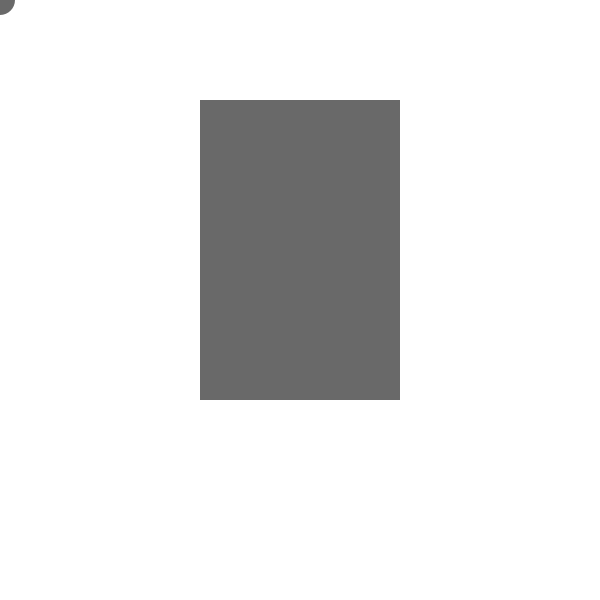
Frame 1 (no input)
Frame 60 (the mouse pressed at the canvas centre just before this capture): identical to frame 1, image omitted
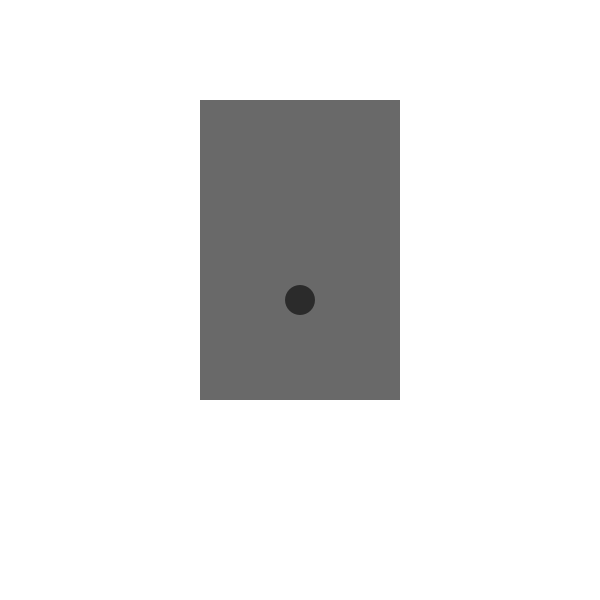
Frame 120 (the mouse held since frame 60 and released just before this capture)

The Processing sketch that drew these frames (run headless with seeded random() and noise(); from frame 60 on, the mouse is pressed at the canvas centre):

// Processing sketch: sketch_161118a
// ── sketch_161118a.pde
float ballX = 0;
float ballY = 0;
float ballD = 30;
float ballR = ballD/2;

float batX = 200;
float batY = 100;
float batW = 200;
float batH = 300;

boolean onLeft = false;
boolean onRight = false;
boolean onTop = false;
boolean onBottom = false;
float distance = 0;

void setup() {
  size(600, 600);
  noStroke();
}

void draw() {
  background(255);
  ballX = mouseX;
  ballY = mouseY;
  if (ballX < batX) {
    onLeft = true;  
    print("onLeft");
    distance = dist(ballX, ballY, batX, ballY);
    println(" Distance = ", distance);
  }
  if (ballX > batX+batW) {
    onRight = true; 
    print("onRight");
    distance = dist(ballX, ballY, batX+batW, ballY);
    println(" Distance = ", distance);
  }
  if (ballY < batY) {
    onTop = true; 
    print("onTop");
    distance = dist(ballX, ballY, ballX, batY);
    println(" Distance = ", distance);
  }
  if (ballY > batY+batH) {
    onBottom = true; 
    print("onBottom");
    distance = dist(ballX, ballY, ballX, batY+batH);
    println(" Distance = ", distance);
  }

  fill(0, 150);
  ellipse(ballX, ballY, ballD, ballD);
  rect(batX, batY, batW, batH);
}
